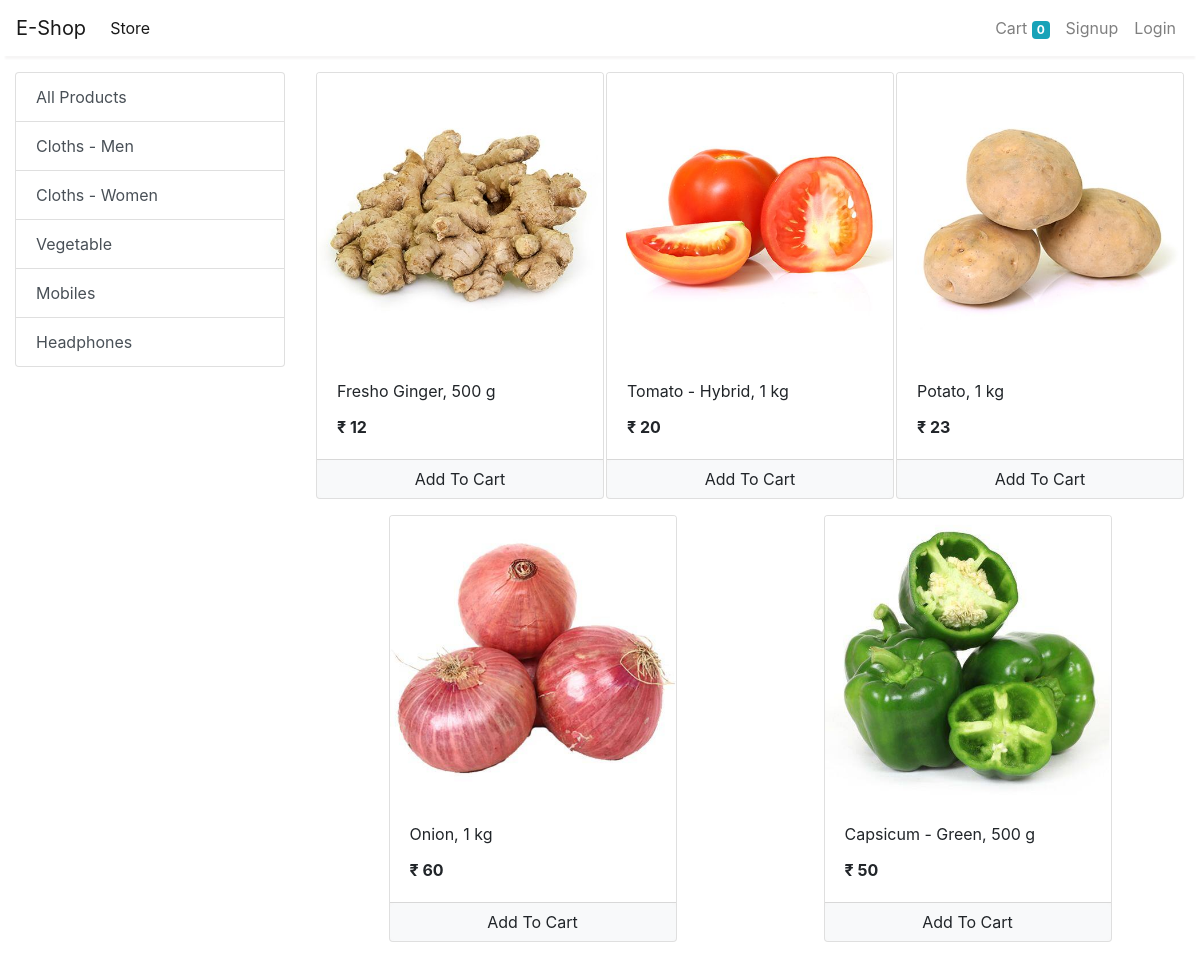
Screenshot of /store?category=3 with the database file from the repository.
### store/models/category.py (models this page shows, shortened)
class Category(models.Model):
    name = models.CharField(max_length=20)
    @staticmethod
    def get_all_categories():
        return Category.objects.all()

### store/models/product.py (models this page shows, shortened)
class Product(models.Model):
    name = models.CharField(max_length=50)
    price = models.IntegerField(default=0)
    category = models.ForeignKey(Category, on_delete=models.CASCADE, default=1)
    description = models.CharField(max_length=200, default='' , null=True , blank=True)
    image = models.ImageField(upload_to='uploads/products/')
    @staticmethod
    def get_all_products_by_categoryid(category_id):
        if category_id:
            return Product.objects.filter(category = category_id)
        else:
            return Product.get_all_products();

### store/views/home.py (the view)
# urls.py: path('' , include('store.urls'))
def store(request):
    cart = request.session.get('cart')
    if not cart:
        request.session['cart'] = {}
    products = None
    categories = Category.get_all_categories()
    categoryID = request.GET.get('category')
    if categoryID:
        products = Product.get_all_products_by_categoryid(categoryID)
    else:
        products = Product.get_all_products();
    data = {}
    data['products'] = products
    data['categories'] = categories
    print('you are : ', request.session.get('email'))
    return render(request, 'index.html', data)

### store/templatetags/cart.py (called while the page is built)
@register.filter(name='is_in_cart')
def is_in_cart(product  , cart):
    keys = cart.keys()
    for id in keys:
        if int(id) == product.id:
            return True
    return False;

### store/templatetags/custom_filter.py (called while the page is built)
@register.filter(name='currency')
def currency(number):
    return "₹ "+str(number)

### store/templates/index.html (shortened to what this page needs)
{% extends 'base.html' %}
{% block content %}
{% load cart %}
{% load custom_filter %}
<div class="container-fluid mt-3">
	<div class="row">
		<div class="col-lg-3 mx-auto">
			<div class="list-group">
				<a href="/" class="list-group-item list-group-item-action">All Products</a>
				{% for category in categories %}
				<a href="/?category={{category.id}}"
					class="list-group-item list-group-item-action">{{category.name}}</a>
				{% endfor %}
			</div>
		</div>
		<div id='products' class="col-lg-9 mx-auto">
			<div class="row mx-auto">
				{% for product in products %}
				<div class="card mx-auto mb-3" id={{product.id}} style="width: 18rem;">
					<img class="card-img-top" src="{{product.image.url}}" alt="Card image cap">
					<div class="card-body">
						<p class="card-title">{{product.name}}</p>
						<p class="card-text"><b>{{product.price|currency}}</b></p>
					</div>
					<div class="card-footer p-0 no-gutters">
						{% if product|is_in_cart:request.session.cart %}
						<div class="row no-gutters">
							<form action="/#{{product.id}}" class="col-2 " method="post">
								{% csrf_token %}
								<input hidden type="text" name='product' value='{{product.id}}'>
								<input hidden type="text" name='remove' value='True'>
								<input type="submit" value=" - " class="btn btn-block btn-light border-right">
							</form>
							<div class="text-center col">{{product|cart_quantity:request.session.cart}} in Cart</div>
							<form action="/#{{product.id}}" class="col-2 " method="post">
								{% csrf_token %}
								<input hidden type="text" name='product' value='{{product.id}}'>
								<input type="submit" value=" + " class="btn btn-block btn-light border-left">
							</form>
						</div>
						{% else %}
						<form action="/#{{product.id}}" method="POST" class="btn-block">
							<input type="submit" class="float-right btn btn-light  form-control"
								value="Add To Cart">
						</form>
						{% endif %}
					</div>
				</div>
				{% endfor %}
			</div>
		</div>
	</div>
</div>
{% endblock %}

### rows the page displays
Category: name "Cloths - Men"
Category: name "Cloths - Women"
Category: name "Vegetable"
Category: name "Mobiles"
Category: name "Headphones"
Product: image (picture), name "Fresho Ginger, 500 g", price "₹ 12"
Product: image (picture), name "Tomato - Hybrid, 1 kg", price "₹ 20"
Product: image (picture), name "Potato, 1 kg", price "₹ 23"
Product: image (picture), name "Onion, 1 kg", price "₹ 60"
Product: {{ product.id }} 18 (drawn), image (picture), name "Capsicum - Green, 500 g", price "₹ 50"

### other values shown
{{ request.session.cart.keys|length }} "0"
